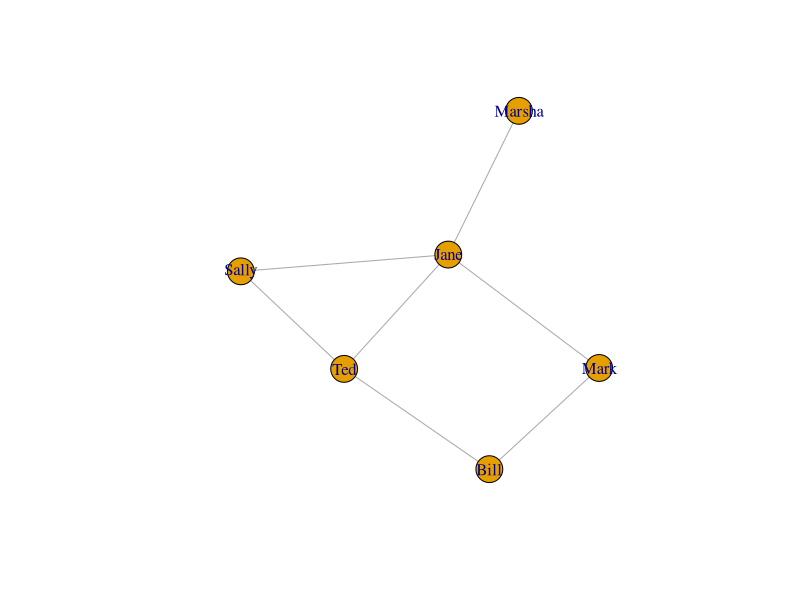
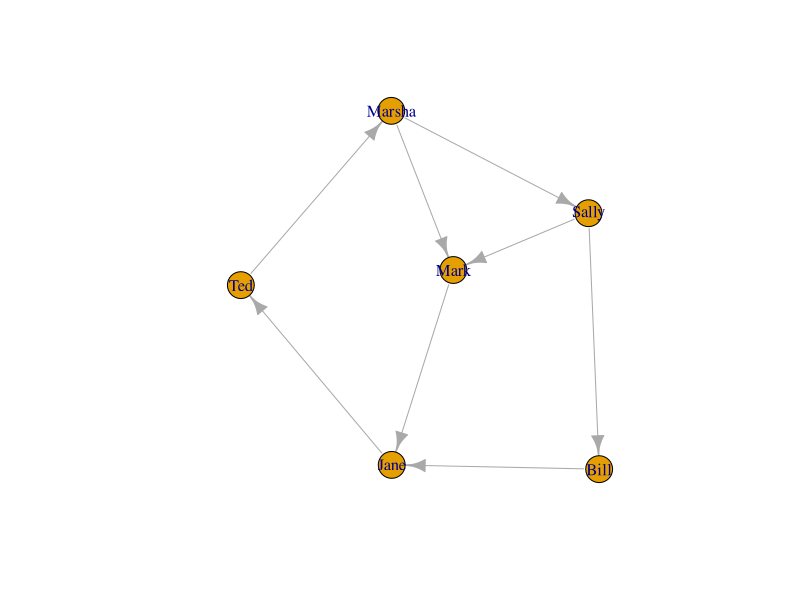
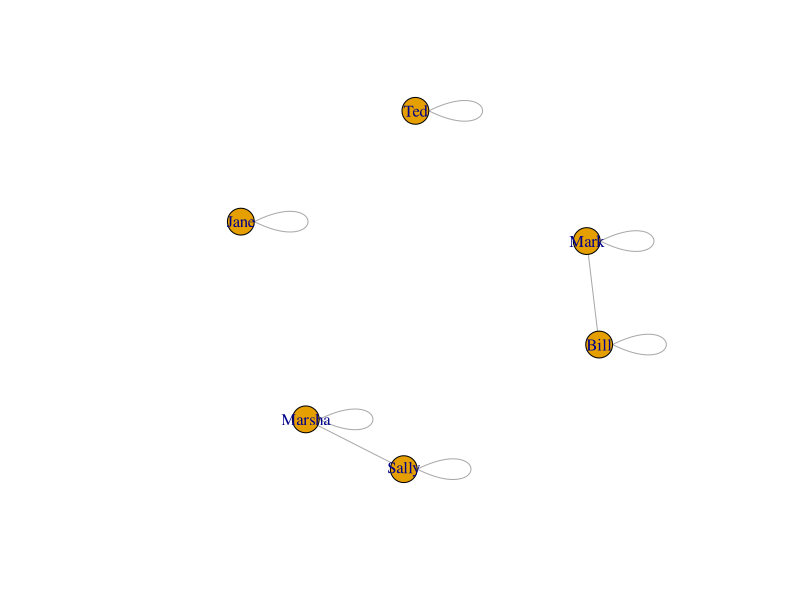
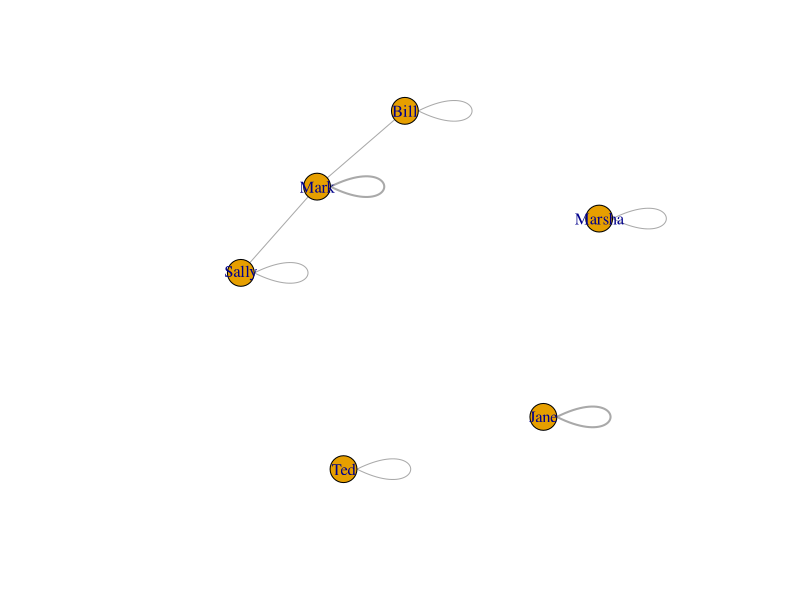
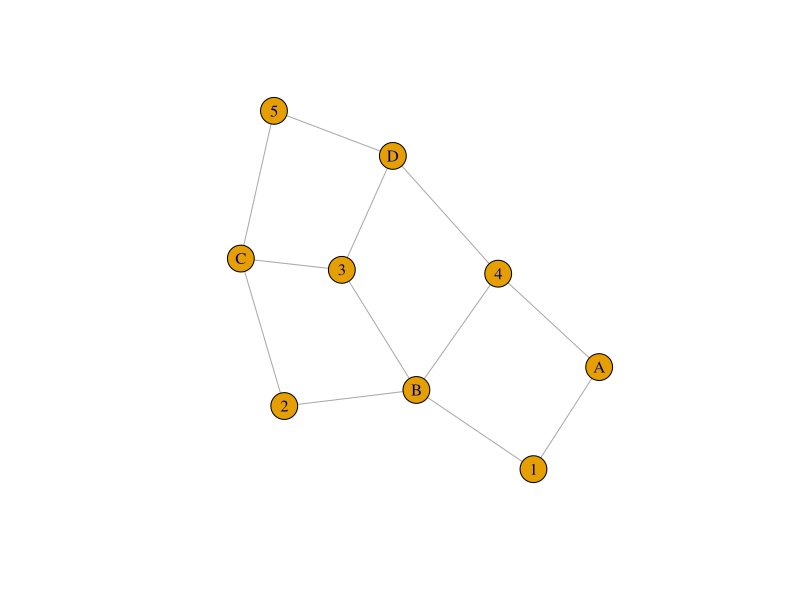
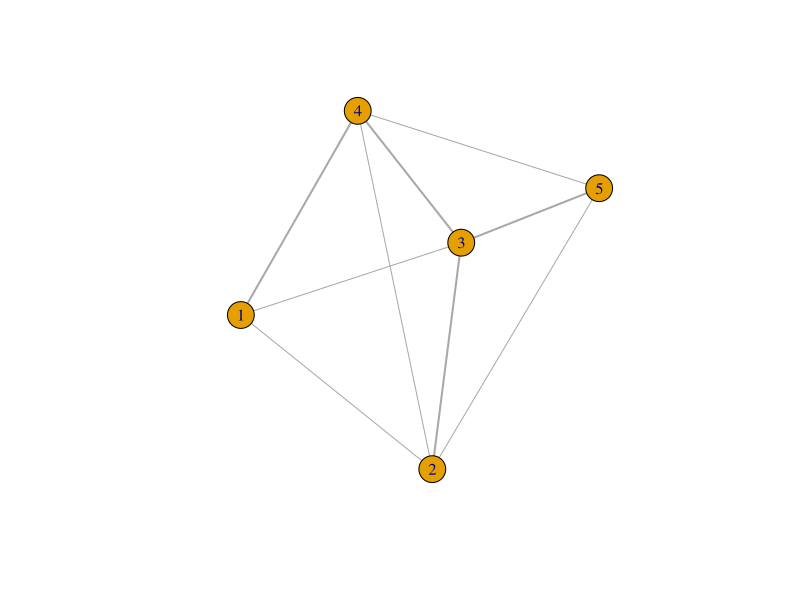
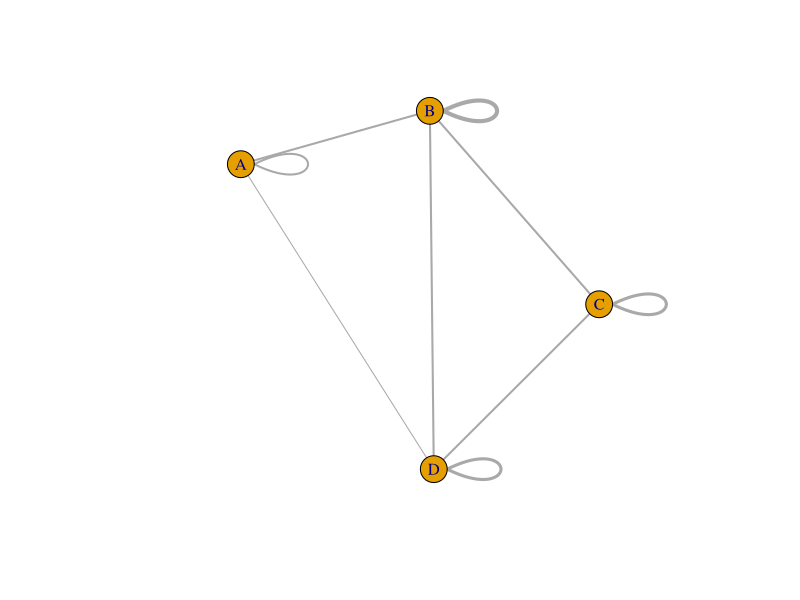

Source code (R) for these figures, in order:
## ---- chunk 1

A = c(0,1,0,0,1,0,1,0,1,1,0,0,0,1,0,1,1,1,0,1,1,0,0,0,1,0,1,0,0,0,0,0,1,0,0,0) # Matrix 6.2 in Newman
A = matrix(A, 6,6)
colnames(A) = c("Bill", "Ted", "Jane", "Sally", "Mark", "Marsha") # I like to have names to make this easier.
rownames(A) = c("Bill", "Ted", "Jane", "Sally", "Mark", "Marsha")
A
## ---- chunk 2
library(igraph)
g = graph.adjacency(A, mode='undirected')
plot(g, show.arrows=F)
## ---- chunk 3
dirA = c(0,0,0,1,0,0,0,0,1,0,0,0,1,0,0,0,1,0,0,0,0,0,0,1,0,0,0,1,0,1,0,1,0,0,0,0) # Matrix 6.6 in Newman (directed)
dirA = matrix(dirA, 6, 6)
colnames(dirA) = c("Bill", "Ted", "Jane", "Sally", "Mark", "Marsha") # I like to have names to make this easier.
rownames(dirA) = c("Bill", "Ted", "Jane", "Sally", "Mark", "Marsha")
dirA
c = graph.adjacency(dirA)
plot(c)
## ---- chunk 4
dirA = c(0,0,0,1,0,0,0,0,1,0,0,0,1,0,0,0,1,0,0,0,0,0,0,1,0,0,0,1,0,1,0,1,0,0,0,0) # Matrix 6.6 in Newman (directed)
dirA = matrix(dirA, 6, 6)
colnames(dirA) = c("Bill", "Ted", "Jane", "Sally", "Mark", "Marsha") # I like to have names to make this easier.
rownames(dirA) = c("Bill", "Ted", "Jane", "Sally", "Mark", "Marsha")
cocitation = function(mat) { # Formula 6.8 in Newman.
  C = mat %*% t(mat)
  return(C)
}


new = cocitation(dirA)
new
g = graph.adjacency(new, weighted=T, mode="undirected")
plot(g)

## ---- chunk 5
bibCoupling = function(mat) { # Newman 6.11
  B = t(mat) %*% mat
  return(B)
}

new = bibCoupling(dirA)
new
g = graph.adjacency(new, weighted=T, mode="undirected")
plot(g, edge.width=E(g)$weight)
## ---- chunk 6
B = c(1,0,0,1,0,1,1,1,1,0,0,1,1,0,1,0,0,1,1,1)
B = matrix(B, byrow = T, 4,5)  # Matrix 6.16 in Newman
colnames(B) = c(1,2,3,4,5)
rownames(B) = c("A", "B", "C", "D")

B
g = graph.incidence(B)
plot(g)
## ---- chunk 7
B = c(1,0,0,1,0,1,1,1,1,0,0,1,1,0,1,0,0,1,1,1)
B = matrix(B, byrow = T, 4,5)  # Matrix 6.16 in Newman
colnames(B) = c(1,2,3,4,5)
rownames(B) = c("A", "B", "C", "D")

# Newman p. 126
P = t(B) %*% B # Converts the matrix into something similar to an adjacency matrix. Pij is the number of groups to which both i and j belong.
diag(P) = 0 # Set the diagonal elements to 0 to convert P into an adjacency matrix.
P
g = graph.adjacency(P, mode='undirected', weighted=T)
plot(g, edge.width=E(g)$weight)
## ---- chunk 8
B = c(1,0,0,1,0,1,1,1,1,0,0,1,1,0,1,0,0,1,1,1)
B = matrix(B, byrow = T, 4,5)  # Matrix 6.16 in Newman
colnames(B) = c(1,2,3,4,5)
rownames(B) = c("A", "B", "C", "D")

# Newman p. 126
Pp = B %*% t(B) # Project to an adjacency matrix.
Pp # The diagonals here represent the number of members of each group.
g = graph.adjacency(Pp, mode='undirected', weighted=T)
plot(g, edge.width=E(g)$weight)
## ---- chunk 9
B = c(1,0,0,1,0,1,1,1,1,0,0,1,1,0,1,0,0,1,1,1)
B = matrix(B, byrow = T, 4,5)  # Matrix 6.16 in Newman
colnames(B) = c(1,2,3,4,5)
rownames(B) = c("A", "B", "C", "D")

degree = function(mat, index) { # Newman 6.19
  return(sum(mat[index,]))
}

B
degree(B, 'B') # How many edges are connected to 'B' in the network. Also equivalent to the diagonal value in Pp.
Pp['B','B']

# Switching to a simpler matrix
A = c(0,1,0,0,1,0,1,0,1,1,0,0,0,1,0,1,1,1,0,1,1,0,0,0,1,0,1,0,0,0,0,0,1,0,0,0) # Matrix 6.2 in Newman
A = matrix(A, 6,6)
colnames(A) = c("Bill", "Ted", "Jane", "Sally", "Mark", "Marsha") # I like to have names to make this easier.
rownames(A) = c("Bill", "Ted", "Jane", "Sally", "Mark", "Marsha")

# Number of edge ends, 6.20
m2 = sum(A)
m2

# Mean Degree, 6.23
c = m2 / length(A[1,])
c
## ---- chunk 10

A = c(0,1,0,0,1,0,1,0,1,1,0,0,0,1,0,1,1,1,0,1,1,0,0,0,1,0,1,0,0,0,0,0,1,0,0,0) # Matrix 6.2 in Newman
A = matrix(A, 6,6)
colnames(A) = c("Bill", "Ted", "Jane", "Sally", "Mark", "Marsha") # I like to have names to make this easier.
rownames(A) = c("Bill", "Ted", "Jane", "Sally", "Mark", "Marsha")

# Number of edge ends, 6.20
m2 = sum(A)

# Mean Degree, 6.23
c = m2 / ncol(A)

# Density, 6.24
c / (ncol(A) - 1)
## ---- chunk 11

# In-degree, 6.25 (a) where i = 'Marsha'
kin = sum(dirA['Marsha',])
kin

# Out-degree. 6.25 (b) where j = 'Marsha'
kout = sum(dirA[,'Marsha'])
kout
## ---- chunk 12
dirA = c(0,0,0,1,0,0,0,0,1,0,0,0,1,0,0,0,1,0,0,0,0,0,0,1,0,0,0,1,0,1,0,1,0,0,0,0) # Matrix 6.6 in Newman (directed)
dirA = matrix(dirA, 6, 6)
colnames(dirA) = c("Bill", "Ted", "Jane", "Sally", "Mark", "Marsha") # I like to have names to make this easier.
rownames(dirA) = c("Bill", "Ted", "Jane", "Sally", "Mark", "Marsha")

numDirEdges = function(mat) { #6.26
   m = 0
   for(i in 1:length(mat[,1])){ # iterate over rows
    m = m + sum(dirA[i,])
   }
   return(m)
}
m = numDirEdges(dirA)
m

# Mean Degree, 6.28
c = m / length(dirA[1,])
c

## ---- chunk 13
library(expm)
A = c(0,1,0,0,1,0,1,0,1,1,0,0,0,1,0,1,1,1,0,1,1,0,0,0,1,0,1,0,0,0,0,0,1,0,0,0) # Matrix 6.2 in Newman
A = matrix(A, 6,6)
colnames(A) = c("Bill", "Ted", "Jane", "Sally", "Mark", "Marsha") # I like to have names to make this easier.
rownames(A) = c("Bill", "Ted", "Jane", "Sally", "Mark", "Marsha")

numPaths = function(A, len){ # 6.31
  N = 0
  for(i in 1:length(A[,1])) {
    for(j in 1:length(A[1,])) {
      if((A%^%len)[i,j] == len){
        N = N+1
      }
    }
  }
  return(N)
}
N = numPaths(A, 2)

# Finding the number of loops, 6.32
numLoops = function(A, len){
  return(sum(diag(A %^% len)))
}
L = numLoops(A, 3)
L

# Using eigenvalues to find number of loops, 6.33
numLoops = function(A, len){
  k = eigen(A)$values
  L = sum(k^len)
  return(L)
}
L = numLoops(A, 3)
L

## ---- chunk 14
#Newman p. 139.
library(expm)
geodesic = function(A, i, j) {
  done = FALSE
  count = 1
  
  while (done == F) {
    aij = A %^% count
    if(aij[i,j] > 0) {
      return(count)
    }
    count = count + 1
  }
}
geodesic(A, 2, 5)
## ---- chunk 15
ranWalk = function(A, n1, steps) { # Newman section 6.14
  P = c()
  for(i in 1:nrow(A)){
    P[i] = degree(A,i) / sum(A)
  }
  walk = c()
  
  for(i in n1:steps){ # i is number of steps we're on now.
   
   for(j in 1:nrow(A)) { # Node we're on now.
     prob = c()
     for(k in 1:nrow(A)) { # find next node.
       prob[k] = A[j,k]/degree(A,k) * P[k-1]
       #browser()
     }
     #browser()
     walk[j] = row.names(A)[which.max(prob)]
   }
  }
  
  return(walk)
}

walk = ranWalk(A, 2, 4)
walk
## ---- chunk 16
A = c(0,1,0,0,1,0,1,0,1,1,0,0,0,1,0,1,1,1,0,1,1,0,0,0,1,0,1,0,0,0,0,0,1,0,0,0) # Matrix 6.2 in Newman
A = matrix(A, 6,6)
colnames(A) = c("Bill", "Ted", "Jane", "Sally", "Mark", "Marsha") # I like to have names to make this easier.
rownames(A) = c("Bill", "Ted", "Jane", "Sally", "Mark", "Marsha")

degreeCent = function(A) { # Section 7.2
  cents = c()
  for(i in 1:nrow(A)){
    cents[i] = degree(A, i)
    names(cents)[i] = row.names(A)[i]
  }
  return(cents)
}

D = degreeCent(A)
D
## ---- chunk 17
A = c(0,1,0,0,1,0,1,0,1,1,0,0,0,1,0,1,1,1,0,1,1,0,0,0,1,0,1,0,0,0,0,0,1,0,0,0) # Matrix 6.2 in Newman
A = matrix(A, 6,6)
colnames(A) = c("Bill", "Ted", "Jane", "Sally", "Mark", "Marsha") # I like to have names to make this easier.
rownames(A) = c("Bill", "Ted", "Jane", "Sally", "Mark", "Marsha")

eigenCent = function(A) { # Equation 7.6 in Newman 
  x = degreeCent(A)
  E = c()
  k = max(eigen(A)$values)
  for(i in 1:nrow(A)) {
    E[i] = (A[i,] %*% x)
    #browser()
    E[i] = k^-1 * E[i]
    names(E)[i] = row.names(A)[i]
  }
  return(E)
}

E = eigenCent(A)
E
## ---- chunk 18
dirA = c(0,0,0,1,0,0,0,0,1,0,0,0,1,0,0,0,1,0,0,0,0,0,0,1,0,0,0,1,0,1,0,1,0,0,0,0) # Matrix 6.6 in Newman (directed)
dirA = matrix(dirA, 6, 6)
colnames(dirA) = c("Bill", "Ted", "Jane", "Sally", "Mark", "Marsha") # I like to have names to make this easier.
rownames(dirA) = c("Bill", "Ted", "Jane", "Sally", "Mark", "Marsha")

katz = function(A) { # 7.12 (7.9) in Newman
  k = max(as.numeric(eigen(A)$values))  # Directed graphs give complex number values.
  alpha = 1/k - .05 # Slightly less than 1/max eigenvalue
  B = rep(1, nrow(A))
  x = rep(0, nrow(A)) #start with initial bad estimate of centrality
  for(i in 1:ncol(A)) {
    x = alpha*(A %*% x) + B
  }
  return(x)
}

x = katz(dirA)
x
## ---- chunk 19
dirA = c(0,0,0,1,0,0,0,0,1,0,0,0,1,0,0,0,1,0,0,0,0,0,0,1,0,0,0,1,0,1,0,1,0,0,0,0) # Matrix 6.6 in Newman (directed)
dirA = matrix(dirA, 6, 6)
colnames(dirA) = c("Bill", "Ted", "Jane", "Sally", "Mark", "Marsha") # I like to have names to make this easier.
rownames(dirA) = c("Bill", "Ted", "Jane", "Sally", "Mark", "Marsha")

pageRank = function(A) { # Eq. 7.17 in Newman
  D = diag(degreeCent(A))
  alpha = 1/(max(as.numeric(eigen(A)$values)) - .05)
  B = rep(1, nrow(A))
  x = D%*%solve(D-(alpha * A))%*%B
  row.names(x) = row.names(A)
  return(x)
}

x = pageRank(dirA)
x
## ---- chunk 20
dirA = c(0,0,0,1,0,0,0,0,1,0,0,0,1,0,0,0,1,0,0,0,0,0,0,1,0,0,0,1,0,1,0,1,0,0,0,0) # Matrix 6.6 in Newman (directed)
dirA = matrix(dirA, 6, 6)
colnames(dirA) = c("Bill", "Ted", "Jane", "Sally", "Mark", "Marsha") # I like to have names to make this easier.
rownames(dirA) = c("Bill", "Ted", "Jane", "Sally", "Mark", "Marsha")

hits = function(A) { # Based on the text of Newman 180-181 and ~7.24.
  # x = rep(1, ncol(A))
  # names(x) = colnames(A)
  # y = rep(1, ncol(A))
  # names(y) = colnames(A)
  # x = eigen(A %*% t(A))$vectors[,1] * x
  # y = t(A) %*% x
  # d = cbind(x, y)
  # colnames(d) = c("x", "y")
  x = eigenCent(A %*% t(A))
  y = eigenCent(t(A) %*% A)
  d = cbind(x,y)
  return(d)
}

hits(dirA)
## ---- chunk 21

closeness = function(A) { # 7.29
  C = c()
  n = nrow(A)
  for(i in 1:nrow(A)) {
    dist = 0
    for(j in 1:ncol(A)) {
      dist = dist + geodesic(A,i,j)
    }
    C[i] = n / dist
  }
  names(C) = row.names(A)
  return(C)
}

closeness(A)
## ---- chunk 22

betweenness = function(A) {
  geos = A
  bet = c()
  for(i in 1:nrow(A)){
    for(j in 1:ncol(A)) {
      geos[i,j] = geodesic(A,i,j)
    }
    bet[i] = length(which(geos[i,] != 0)) / ncol(A)
  }
  return(bet)
}

# This is incorrect, but I'm moving on.  Looking at the algorithms I can find online, this is very complex to implement.
betweenness(A)
## ---- chunk 23
cluster = function(A){  # 7.39
  top = 0
  bottom = numPaths(A, 2)
  for(i in 1:nrow(A)){
    for(j in 1:ncol(A)){
      for(k in 1:ncol(A)){
        if(i !=j && j != k && i != k){
          if(A[i,k] > 0 && A[j,k] > 0 && A[i,j] > 0){
            top = top + 1
          }
        }
      }
    }
  }
  C = top / bottom
  return(C)
}
cluster(A)
## ---- chunk 24

localCluster = function(A, i){  #7.42
  neighbors = which(A[i,] > 0)
  top = 0
  for(j in 1:length(neighbors)) {
    if(j < length(neighbors)){
      if(A[neighbors[j],neighbors[j+1]] > 0) {
        top = top + 1
      }
    }
  }
  k = degree(A,i)
  C = top/((1/2*k)*(k-1))
  return(C)
}

localCluster(A, 2)
## ---- chunk 25

# Using local clustering to get centralities of vertices.
LC = c()
for(i in 1:nrow(A)){
  LC[i] = localCluster(A, i)
  if(is.nan(LC[i])) {
    LC[i] = 0
  }
}
names(LC) = row.names(A)
LC
